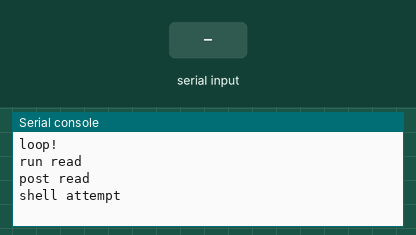
This program was run on a simulated MicroPython board. Parts: the last lines printed to the serial console. The test bench sets the inputs (shaded band).

Above: at 1.2 s.
1.3 s: "1" typed at the serial console, then Enter
At 2.1 s:
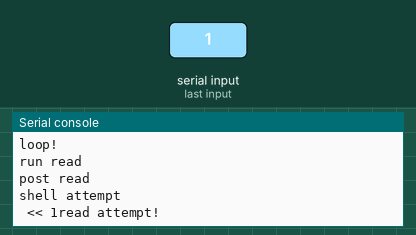
3.8 s: "0" typed at the serial console, then Enter
At 4.4 s:
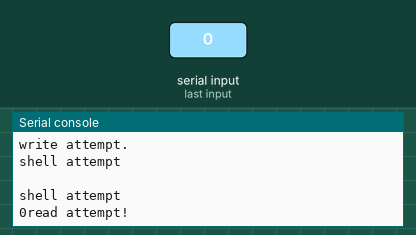

The program:

uart_debug.py
```python
import uasyncio as asyncio
from machine import Pin, UART
import time, sys

uart = UART(1, 9600, timeout = 1000) # set up on UART1 - see pinout - at 9,600 bits per sec
# note that UART0 is often the line connecting your computer and your chip

async def read():
    while True:
        await asyncio.sleep_ms(10)
        try:
            print("read attempt!")
            s = uart.readline()
            if s:
                print(f" >> {s}")
        except:
            print("nothing to read")

async def write(msg):
    while True:
        await asyncio.sleep_ms(10)
        try:
            print("write attempt.")
            uart.write(msg)
        except:
            print("could not write")

async def sendshell():
    initial = True
    while True:
        await asyncio.sleep_ms(1)
        try:
            print("shell attempt")
            shell = sys.stdin.read(1)
            if shell and initial:
                print(f" << {shell}", end="")
                initial = False
            elif shell:
                print(shell, end="")
            if shell is None:
                initial = True

        except:
            print("error in shell")

async def main(duration):
    print("loop!")
    loop = asyncio.new_event_loop()
    print("run read")
    loop.create_task(read())
    print("post read")
    loop.create_task(write("hey!"))
    loop.create_task(sendshell())
    await asyncio.sleep(duration)
#     loop.run_forever()

def code():
    try:
        asyncio.run(main(20)) #start everything running for 10 sec
    except KeyboardInterrupt:
        print('Interrupted')
    finally:
        asyncio.new_event_loop()
        print('you are done, clear state')

code()
```

Measured:
- after the input at 1.3 s, the serial console: prints a new line at once (image 1)
- after the input at 3.8 s, the serial console: prints a new line at once (image 2)
